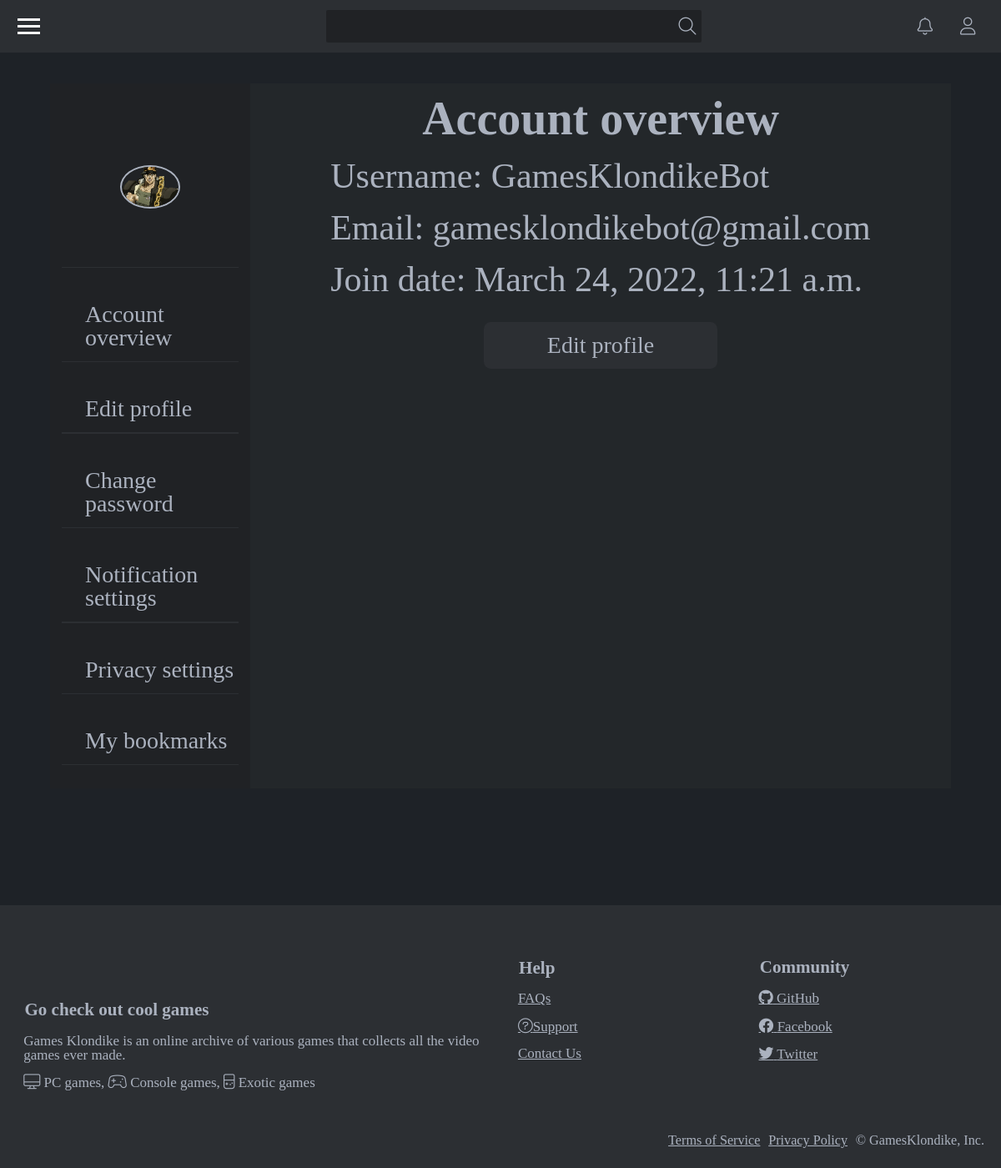
Page /profile/ (signed in) on the committed database.
### src/oauth/models.py (models this page shows, shortened)
class User(AbstractBaseUser, PermissionsMixin):
    Email = models.EmailField(unique=True)
    UserName = models.CharField(max_length=200, unique=True)
    JoinDate = models.DateTimeField(auto_now_add=True)
    LastDate = models.DateTimeField(auto_now_add=True)
    JoinIP = models.CharField(max_length=200)
    LastIP = models.CharField(max_length=200)
    Avatar = models.ImageField(
        upload_to=get_path_upload_avatar,
        blank=True,
        null=True,
        validators=[FileExtensionValidator(
            allowed_extensions=['jpg', 'jpeg', 'gif', 'png']), validate_size_image]
    )
    objects = UserManager()
    USERNAME_FIELD = 'Email'
    REQUIRED_FIELDS = []
    class Meta:
        verbose_name = 'User'
        verbose_name_plural = 'User'

### src/oauth/views.py (the view)
# urls.py: path('profile/', views_oauth.profile, name='profile'),
@login_required
def profile(request):
    dict = {
        'profile_if': 'AccountOverview',
    }
    return render(request, 'front/profile.html', dict)

### templates/front/profile.html (shortened to what this page needs)
{% extends 'layout.html' %} {% load static %} {% block lang %}ru{% endblock %} {% block title %}Home{% endblock %} {% block addictionsBefore %}
<link rel="stylesheet" href="{% static 'icons.css' %}">
<link rel="stylesheet" href="{% static 'main.css' %}"> {% endblock %} {% block header %}{%include 'header.html'%}{% endblock %} {% block main %}
<div class="main">
    {% if request.user.is_authenticated %}
    <div class="profile">
        <div class="profile__column asside">
            <div class="profile__row line avatar">
                <div class="profile__avatar">
                    <img src="{%if request.user.Avatar%}{{request.user.Avatar.url}}{%else%}{%static 'img/no-image.png'%}{%endif%}" alt="">
                </div>
            </div>
            <div class="profile__row line">
                <a href="{%url 'profile'%}" class=" profile__link ">Account overview</a>
            </div>
            <div class="profile__row line ">
                <a href="{%url 'profile_edit'%}" class="profile__link ">Edit profile</a>
            </div>
            <div class="profile__row line ">
                <a href="{%url 'profile_password'%}" class="profile__link ">Change password</a>
            </div>
            <div class="profile__row line ">
                <a href="{%url 'profile_notifications'%}" class="profile__link ">Notification settings</a>
            </div>
            <div class="profile__row line ">
                <a href="{%url 'profile_privacy'%}" class="profile__link ">Privacy settings</a>
            </div>
            <div class="profile__row line {%if 'bookmark' in profile_if%}active{%endif%} ">
                <a href="{%url 'profile_bookmark'%} " class="profile__link ">My bookmarks</a>
            </div>
        </div>
        <div class="profile__column ">
            {%if 'AccountOverview' in profile_if%}
            <div class="profile__container">
                <div class="profile__title">Account overview</div>
                {% include 'profile/account.html'%}
            </div>
            {%endif%}
        </div>
    </div>
</div>
{%else%} Выйди отсюда <img src="{%static 'img/profile-no-user.jpg'%}" alt="">{%endif%} {% endblock %} {% block footer %}{%include 'footer.html'%}{% endblock %}

### templates/profile/account.html
<div class="card">
    <div class="profile-view">
        <h1 class="profile-view__username">Username: {{request.user.UserName}}</h1>
    </div>
    <div class="profile-view">
        <h1 class="profile-view__email">Email: {{request.user.Email}}</h1>
    </div>
    <div class="profile-view">
        <h1 class="profile-view__join-date">Join date: {{request.user.JoinDate}}</h1>
    </div>
    <div class="profile-view">
        <div class="profile-view__btn">
            <a href="{%url 'profile_edit'%}" >Edit profile</a>
        </div>
    </div>
</div>

### static/main.css (style rules this page uses)
* { padding:0;margin:0;border:0;font-family:"Merriweather", serif }
*,*:before,*:after { -webkit-box-sizing:border-box;box-sizing:border-box }
html,body { height:100%;width:100%;font-size:100%;line-height:1;font-size:14px;-ms-text-size-adjust:100%;-moz-text-size-adjust:100%;-webkit-text-size-adjust:100% }
a,a:visited { text-decoration:none }
img { vertical-align:top }
h1,h2,h3,h4,h5,h6 { font-size:inherit;font-weight:400 }
.main { -webkit-box-flex:1;-ms-flex:1 1 auto;flex:1 1 auto;width:100%;padding:100px 0px 0px 0px;color:#abb2bf;background:#1e2227;min-width:100% !important }
.main .profile { width:100%;display:-webkit-box;display:-ms-flexbox;display:flex;-webkit-box-pack:center;-ms-flex-pack:center;justify-content:center;margin-bottom:10em;-ms-flex-wrap:wrap;flex-wrap:wrap }
.main .profile__row { width:100%;display:-webkit-box;display:-ms-flexbox;display:flex;-webkit-box-orient:horizontal;-webkit-box-direction:normal;-ms-flex-direction:row;flex-direction:row;-ms-flex-wrap:wrap;flex-wrap:wrap;-webkit-box-pack:stretch;-ms-flex-pack:stretch;justify-content:stretch;padding:1em 0 }
.main .profile__row.line::after { content:"";width:100%;background-color:#2C2F33;height:0.1em;-webkit-transition:all 1s ease 0s;transition:all 1s ease 0s }
.main .profile__row::before { content:"";width:1em;height:6em;background-color:#FF5043;-webkit-filter:contrast(60%);filter:contrast(60%);position:absolute;-webkit-transform:translate(0, -2em);transform:translate(0, -2em);-webkit-transition:all 1s ease 0s;transition:all 1s ease 0s;opacity:0;border-radius:0.3em 0 0 0 }
.main .profile__row.avatar::before { display:none }
.main .profile__column { padding:1em;width:70%;background-color:#23272A;display:-webkit-box;display:-ms-flexbox;display:flex;-webkit-box-orient:vertical;-webkit-box-direction:normal;-ms-flex-direction:column;flex-direction:column;-ms-flex-wrap:wrap;flex-wrap:wrap;-webkit-box-pack:stretch;-ms-flex-pack:stretch;justify-content:stretch }
.main .profile__column.asside { width:20%;background-color:#202225 }
.main .profile__avatar { width:100%;padding:5em;display:-webkit-box;display:-ms-flexbox;display:flex;-webkit-box-pack:center;-ms-flex-pack:center;justify-content:center;-webkit-box-align:center;-ms-flex-align:center;align-items:center;-ms-flex-wrap:wrap;flex-wrap:wrap }
.main .profile__avatar img { max-width:100%;border-radius:50%;margin-right:5em;border:2px #ABB2BF solid;display:-webkit-box;display:-ms-flexbox;display:flex;-webkit-box-pack:center;-ms-flex-pack:center;justify-content:center;-webkit-box-align:center;-ms-flex-align:center;align-items:center;margin:auto }
.main .profile__link { width:100%;padding:0.5em 0;padding-left:1em;font-size:2em;color:#ABB2BF;-webkit-transition:all 1s ease 0s;transition:all 1s ease 0s }
.main .profile__title { font-size:4em;font-weight:bold }
.main .profile__container { width:100%;display:-webkit-box;display:-ms-flexbox;display:flex;-webkit-box-orient:vertical;-webkit-box-direction:normal;-ms-flex-direction:column;flex-direction:column;-webkit-box-align:center;-ms-flex-align:center;align-items:center }
.main .profile-view { width:100%;display:-webkit-box;display:-ms-flexbox;display:flex;-webkit-box-orient:vertical;-webkit-box-direction:normal;-ms-flex-direction:column;flex-direction:column }
.main .profile-view__btn { width:100%;display:-webkit-box;display:-ms-flexbox;display:flex;-webkit-box-orient:vertical;-webkit-box-direction:normal;-ms-flex-direction:column;flex-direction:column;-webkit-box-pack:center;-ms-flex-pack:center;justify-content:center;-webkit-box-align:center;-ms-flex-align:center;align-items:center }
.main .profile-view__btn a { margin-top:30px;color:#ABB2BF;-webkit-user-select:none;-moz-user-select:none;-ms-user-select:none;user-select:none;display:-webkit-box;display:-ms-flexbox;display:flex;-webkit-box-pack:center;-ms-flex-pack:center;justify-content:center;-webkit-box-align:center;-ms-flex-align:center;align-items:center;padding:0.5em;width:10em;background-color:#2C2F33;border-radius:0.3em;font-size:2em;-webkit-transition:all 0.3s ease 0s;transition:all 0.3s ease 0s;cursor:pointer }
.main .profile-view__username { margin-top:20px;font-size:3em }
.main .profile-view__email { margin-top:20px;font-size:3em }
.main .profile-view__join-date { margin-top:20px;font-size:3em }

### rows in the picture
User: Avatar (picture), user.UserName "GamesKlondikeBot", user.Email "gamesklondikebot@gmail.com", user.JoinDate "March 24, 2022, 11:21 a.m."
